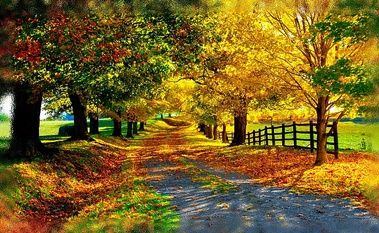
#> input picture imagenes_prueba/imagen_1.jpg, 379 x 233 px, shrunk from 728 x 447 before the run; its folder holds 4 pictures in this run
$ python Taller2_descomposicion_por_dominio_paralelo.py
#> lines starting #> are read from the running program, lines starting #| are printed output that depends on the picture
import os
import time
from multiprocessing import Pool, cpu_count
from PIL import Image

def convertir_a_gris(ruta_imagen):
#> called with ruta_imagen = 'imagenes_prueba/imagen_1.jpg'
    try:
        imagen = Image.open(ruta_imagen)
#> imagen is the input picture: PIL image 379x233 RGB; mean R, G, B 117.9, 97, 34.4
        imagen_gris = imagen.convert('L')
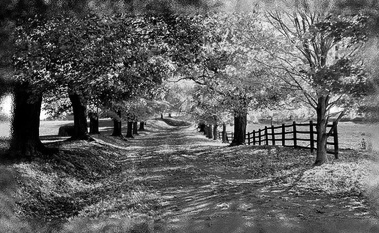
#> imagen_gris: PIL image 379x233 L; min 0, max 255, mean 96.1
        nombre_archivo, extension = os.path.splitext(ruta_imagen)
        ruta_gris = nombre_archivo + "_gris" + extension
        imagen_gris.save(ruta_gris)
        print(f"Imagen convertida: {ruta_imagen} -> {ruta_gris}")
    except FileNotFoundError:
        print(f"Error: No se encontró la imagen {ruta_imagen}")
    except Exception as e:
        print(f"Error al procesar {ruta_imagen}: {e}")

def procesar_imagenes_paralelo(lista_imagenes: list[str], num_procesos: int | None = None):
    """Procesa una lista de imágenes en paralelo usando descomposición por dominio."""
    if num_procesos is None:
        num_procesos = min(cpu_count(), len(lista_imagenes))
    with Pool(processes=num_procesos) as pool:
        pool.map(convertir_a_gris, lista_imagenes)
#> call 3 of convertir_a_gris, with ruta_imagen = 'imagenes_prueba/imagen_2.jpg'
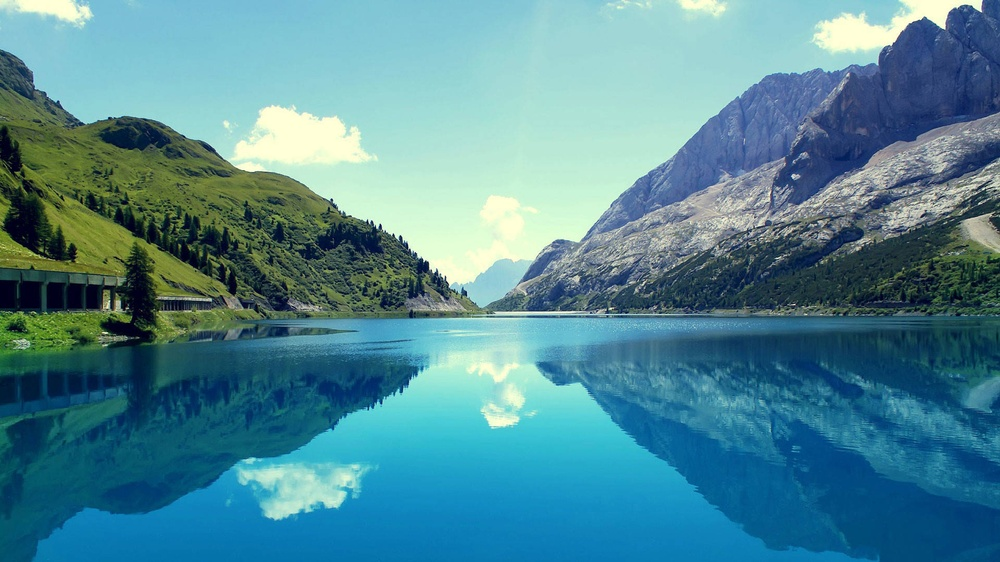
#> input picture imagenes_prueba/imagen_2.jpg, 1000 x 562 px, shrunk from 1920 x 1080 before the run
#> in convertir_a_gris, imagen is the input picture: PIL image 1000x562 RGB; mean R, G, B 80.9, 136.6, 148.7
#> in convertir_a_gris (call 3), `imagen_gris = imagen.convert('L')`:
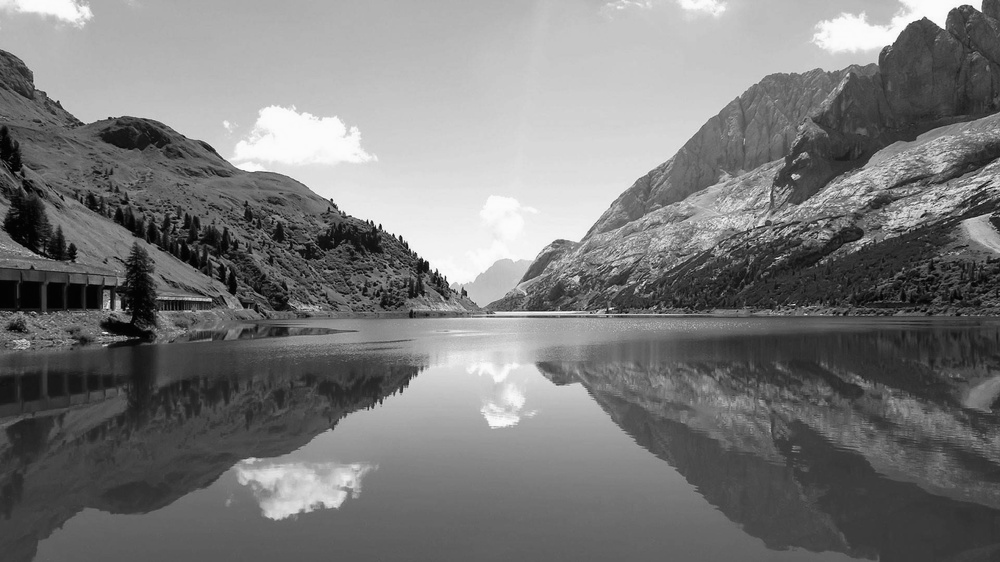
#> imagen_gris: PIL image 1000x562 L; min 1, max 254, mean 121.3

if __name__ == '__main__':
    directorio_imagenes = "imagenes_prueba" # Reemplaza con el nombre de tu directorio
    lista_imagenes = [
        os.path.join(directorio_imagenes, f)
        for f in os.listdir(directorio_imagenes)
        if os.path.isfile(os.path.join(directorio_imagenes, f))
    ]
    print(f"\n Imágenes encontradas: {len(lista_imagenes)}\n")
    inicio = time.time()
    procesar_imagenes_paralelo(lista_imagenes)
    fin = time.time()
    print(f"Tiempo total paralelo: {fin - inicio:.2f} segundos\n")
